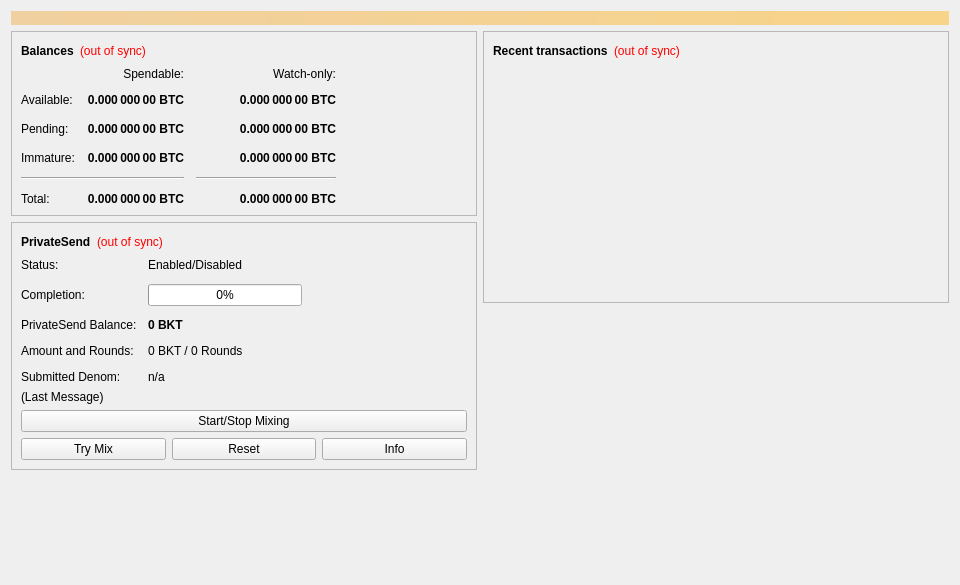
<?xml version="1.0" encoding="UTF-8"?>
<ui version="4.0">
 <class>OverviewPage</class>
 <widget class="QWidget" name="OverviewPage">
  <property name="geometry">
   <rect>
    <x>0</x>
    <y>0</y>
    <width>960</width>
    <height>585</height>
   </rect>
  </property>
  <property name="minimumSize">
   <size>
    <width>960</width>
    <height>0</height>
   </size>
  </property>
  <property name="windowTitle">
   <string>Form</string>
  </property>
  <layout class="QVBoxLayout" name="topLayout">
   <item>
    <widget class="QLabel" name="labelAlerts">
     <property name="visible">
      <bool>false</bool>
     </property>
     <property name="styleSheet">
      <string notr="true">QLabel { background-color: qlineargradient(x1: 0, y1: 0, x2: 1, y2: 0, stop:0 #F0D0A0, stop:1 #F8D488); color:#000000; }</string>
     </property>
     <property name="wordWrap">
      <bool>true</bool>
     </property>
     <property name="margin">
      <number>3</number>
     </property>
     <property name="textInteractionFlags">
      <set>Qt::TextSelectableByMouse</set>
     </property>
    </widget>
   </item>
   <item>
    <layout class="QHBoxLayout" name="horizontalLayout" stretch="1,1">
     <item>
      <layout class="QVBoxLayout" name="verticalLayout_2">
       <item>
        <widget class="QFrame" name="frame">
         <property name="frameShape">
          <enum>QFrame::StyledPanel</enum>
         </property>
         <property name="frameShadow">
          <enum>QFrame::Raised</enum>
         </property>
         <layout class="QVBoxLayout" name="verticalLayout_4">
          <item>
           <layout class="QHBoxLayout" name="horizontalLayout_4">
            <item>
             <widget class="QLabel" name="label_5">
              <property name="font">
               <font>
                <weight>75</weight>
                <bold>true</bold>
               </font>
              </property>
              <property name="text">
               <string>Balances</string>
              </property>
             </widget>
            </item>
            <item>
             <widget class="QLabel" name="labelWalletStatus">
              <property name="toolTip">
               <string>The displayed information may be out of date. Your wallet automatically synchronizes with the Bukake network after a connection is established, but this process has not completed yet.</string>
              </property>
              <property name="styleSheet">
               <string notr="true">QLabel { color: red; }</string>
              </property>
              <property name="text">
               <string notr="true">(out of sync)</string>
              </property>
              <property name="alignment">
               <set>Qt::AlignLeading|Qt::AlignLeft|Qt::AlignVCenter</set>
              </property>
             </widget>
            </item>
            <item>
             <spacer name="horizontalSpacer_3">
              <property name="orientation">
               <enum>Qt::Horizontal</enum>
              </property>
              <property name="sizeHint" stdset="0">
               <size>
                <width>40</width>
                <height>20</height>
               </size>
              </property>
             </spacer>
            </item>
           </layout>
          </item>
          <item>
           <layout class="QGridLayout" name="gridLayout">
            <property name="spacing">
             <number>12</number>
            </property>
            <item row="2" column="2">
             <widget class="QLabel" name="labelWatchPending">
              <property name="font">
               <font>
                <weight>75</weight>
                <bold>true</bold>
               </font>
              </property>
              <property name="cursor">
               <cursorShape>IBeamCursor</cursorShape>
              </property>
              <property name="toolTip">
               <string>Unconfirmed transactions to watch-only addresses</string>
              </property>
              <property name="text">
               <string notr="true">0.000 000 00 BTC</string>
              </property>
              <property name="alignment">
               <set>Qt::AlignRight|Qt::AlignTrailing|Qt::AlignVCenter</set>
              </property>
              <property name="textInteractionFlags">
               <set>Qt::LinksAccessibleByMouse|Qt::TextSelectableByKeyboard|Qt::TextSelectableByMouse</set>
              </property>
             </widget>
            </item>
            <item row="2" column="1">
             <widget class="QLabel" name="labelUnconfirmed">
              <property name="font">
               <font>
                <weight>75</weight>
                <bold>true</bold>
               </font>
              </property>
              <property name="cursor">
               <cursorShape>IBeamCursor</cursorShape>
              </property>
              <property name="toolTip">
               <string>Total of transactions that have yet to be confirmed, and do not yet count toward the spendable balance</string>
              </property>
              <property name="text">
               <string notr="true">0.000 000 00 BTC</string>
              </property>
              <property name="alignment">
               <set>Qt::AlignRight|Qt::AlignTrailing|Qt::AlignVCenter</set>
              </property>
              <property name="textInteractionFlags">
               <set>Qt::LinksAccessibleByMouse|Qt::TextSelectableByKeyboard|Qt::TextSelectableByMouse</set>
              </property>
             </widget>
            </item>
            <item row="3" column="2">
             <widget class="QLabel" name="labelWatchImmature">
              <property name="font">
               <font>
                <weight>75</weight>
                <bold>true</bold>
               </font>
              </property>
              <property name="cursor">
               <cursorShape>IBeamCursor</cursorShape>
              </property>
              <property name="toolTip">
               <string>Mined balance in watch-only addresses that has not yet matured</string>
              </property>
              <property name="text">
               <string notr="true">0.000 000 00 BTC</string>
              </property>
              <property name="alignment">
               <set>Qt::AlignRight|Qt::AlignTrailing|Qt::AlignVCenter</set>
              </property>
              <property name="textInteractionFlags">
               <set>Qt::LinksAccessibleByMouse|Qt::TextSelectableByKeyboard|Qt::TextSelectableByMouse</set>
              </property>
             </widget>
            </item>
            <item row="4" column="0" colspan="2">
             <widget class="Line" name="lineSpendableBalance">
              <property name="orientation">
               <enum>Qt::Horizontal</enum>
              </property>
             </widget>
            </item>
            <item row="4" column="2">
             <widget class="Line" name="lineWatchBalance">
              <property name="sizePolicy">
               <sizepolicy hsizetype="Preferred" vsizetype="Fixed">
                <horstretch>0</horstretch>
                <verstretch>0</verstretch>
               </sizepolicy>
              </property>
              <property name="minimumSize">
               <size>
                <width>140</width>
                <height>0</height>
               </size>
              </property>
              <property name="orientation">
               <enum>Qt::Horizontal</enum>
              </property>
             </widget>
            </item>
            <item row="5" column="0">
             <widget class="QLabel" name="labelTotalText">
              <property name="text">
               <string>Total:</string>
              </property>
             </widget>
            </item>
            <item row="3" column="1">
             <widget class="QLabel" name="labelImmature">
              <property name="font">
               <font>
                <weight>75</weight>
                <bold>true</bold>
               </font>
              </property>
              <property name="cursor">
               <cursorShape>IBeamCursor</cursorShape>
              </property>
              <property name="toolTip">
               <string>Mined balance that has not yet matured</string>
              </property>
              <property name="text">
               <string notr="true">0.000 000 00 BTC</string>
              </property>
              <property name="alignment">
               <set>Qt::AlignRight|Qt::AlignTrailing|Qt::AlignVCenter</set>
              </property>
              <property name="textInteractionFlags">
               <set>Qt::LinksAccessibleByMouse|Qt::TextSelectableByKeyboard|Qt::TextSelectableByMouse</set>
              </property>
             </widget>
            </item>
            <item row="2" column="3">
             <spacer name="horizontalSpacer_2">
              <property name="orientation">
               <enum>Qt::Horizontal</enum>
              </property>
              <property name="sizeHint" stdset="0">
               <size>
                <width>40</width>
                <height>20</height>
               </size>
              </property>
             </spacer>
            </item>
            <item row="3" column="0">
             <widget class="QLabel" name="labelImmatureText">
              <property name="text">
               <string>Immature:</string>
              </property>
             </widget>
            </item>
            <item row="5" column="1">
             <widget class="QLabel" name="labelTotal">
              <property name="font">
               <font>
                <weight>75</weight>
                <bold>true</bold>
               </font>
              </property>
              <property name="cursor">
               <cursorShape>IBeamCursor</cursorShape>
              </property>
              <property name="toolTip">
               <string>Your current total balance</string>
              </property>
              <property name="text">
               <string notr="true">0.000 000 00 BTC</string>
              </property>
              <property name="alignment">
               <set>Qt::AlignRight|Qt::AlignTrailing|Qt::AlignVCenter</set>
              </property>
              <property name="textInteractionFlags">
               <set>Qt::LinksAccessibleByMouse|Qt::TextSelectableByKeyboard|Qt::TextSelectableByMouse</set>
              </property>
             </widget>
            </item>
            <item row="5" column="2">
             <widget class="QLabel" name="labelWatchTotal">
              <property name="font">
               <font>
                <weight>75</weight>
                <bold>true</bold>
               </font>
              </property>
              <property name="cursor">
               <cursorShape>IBeamCursor</cursorShape>
              </property>
              <property name="toolTip">
               <string>Current total balance in watch-only addresses</string>
              </property>
              <property name="text">
               <string notr="true">0.000 000 00 BTC</string>
              </property>
              <property name="alignment">
               <set>Qt::AlignRight|Qt::AlignTrailing|Qt::AlignVCenter</set>
              </property>
              <property name="textInteractionFlags">
               <set>Qt::LinksAccessibleByMouse|Qt::TextSelectableByKeyboard|Qt::TextSelectableByMouse</set>
              </property>
             </widget>
            </item>
            <item row="0" column="2">
             <widget class="QLabel" name="labelWatchonly">
              <property name="text">
               <string>Watch-only:</string>
              </property>
              <property name="alignment">
               <set>Qt::AlignRight|Qt::AlignTrailing|Qt::AlignVCenter</set>
              </property>
             </widget>
            </item>
            <item row="1" column="0">
             <widget class="QLabel" name="labelBalanceText">
              <property name="text">
               <string>Available:</string>
              </property>
             </widget>
            </item>
            <item row="1" column="1">
             <widget class="QLabel" name="labelBalance">
              <property name="font">
               <font>
                <weight>75</weight>
                <bold>true</bold>
               </font>
              </property>
              <property name="cursor">
               <cursorShape>IBeamCursor</cursorShape>
              </property>
              <property name="toolTip">
               <string>Your current spendable balance</string>
              </property>
              <property name="text">
               <string notr="true">0.000 000 00 BTC</string>
              </property>
              <property name="alignment">
               <set>Qt::AlignRight|Qt::AlignTrailing|Qt::AlignVCenter</set>
              </property>
              <property name="textInteractionFlags">
               <set>Qt::LinksAccessibleByMouse|Qt::TextSelectableByKeyboard|Qt::TextSelectableByMouse</set>
              </property>
             </widget>
            </item>
            <item row="1" column="2">
             <widget class="QLabel" name="labelWatchAvailable">
              <property name="font">
               <font>
                <weight>75</weight>
                <bold>true</bold>
               </font>
              </property>
              <property name="cursor">
               <cursorShape>IBeamCursor</cursorShape>
              </property>
              <property name="toolTip">
               <string>Your current balance in watch-only addresses</string>
              </property>
              <property name="text">
               <string notr="true">0.000 000 00 BTC</string>
              </property>
              <property name="alignment">
               <set>Qt::AlignRight|Qt::AlignTrailing|Qt::AlignVCenter</set>
              </property>
              <property name="textInteractionFlags">
               <set>Qt::LinksAccessibleByMouse|Qt::TextSelectableByKeyboard|Qt::TextSelectableByMouse</set>
              </property>
             </widget>
            </item>
            <item row="2" column="0">
             <widget class="QLabel" name="labelPendingText">
              <property name="text">
               <string>Pending:</string>
              </property>
             </widget>
            </item>
            <item row="0" column="1">
             <widget class="QLabel" name="labelSpendable">
              <property name="text">
               <string>Spendable:</string>
              </property>
              <property name="alignment">
               <set>Qt::AlignRight|Qt::AlignTrailing|Qt::AlignVCenter</set>
              </property>
             </widget>
            </item>
           </layout>
          </item>
         </layout>
        </widget>
       </item>
       <item>
        <widget class="QFrame" name="framePrivateSend">
         <property name="layoutDirection">
          <enum>Qt::LeftToRight</enum>
         </property>
         <property name="frameShape">
          <enum>QFrame::StyledPanel</enum>
         </property>
         <property name="frameShadow">
          <enum>QFrame::Raised</enum>
         </property>
         <layout class="QVBoxLayout" name="VerticalLayout_PS1">
          <item>
           <layout class="QHBoxLayout" name="horizontalLayout_5">
            <item>
             <widget class="QLabel" name="labelPrivateSendHeader">
              <property name="font">
               <font>
                <weight>75</weight>
                <bold>true</bold>
               </font>
              </property>
              <property name="text">
               <string>PrivateSend</string>
              </property>
             </widget>
            </item>
            <item>
             <widget class="QLabel" name="labelPrivateSendSyncStatus">
              <property name="toolTip">
               <string>The displayed information may be out of date. Your wallet automatically synchronizes with the Bukake network after a connection is established, but this process has not completed yet.</string>
              </property>
              <property name="styleSheet">
               <string notr="true">QLabel { color: red; }</string>
              </property>
              <property name="text">
               <string notr="true">(out of sync)</string>
              </property>
              <property name="alignment">
               <set>Qt::AlignLeading|Qt::AlignLeft|Qt::AlignVCenter</set>
              </property>
             </widget>
            </item>
            <item>
             <spacer name="horizontalSpacer_4">
              <property name="orientation">
               <enum>Qt::Horizontal</enum>
              </property>
              <property name="sizeHint" stdset="0">
               <size>
                <width>40</width>
                <height>20</height>
               </size>
              </property>
             </spacer>
            </item>
           </layout>
          </item>
          <item>
           <layout class="QFormLayout" name="privateSendFormLayout">
            <property name="fieldGrowthPolicy">
             <enum>QFormLayout::AllNonFixedFieldsGrow</enum>
            </property>
            <property name="horizontalSpacing">
             <number>11</number>
            </property>
            <property name="verticalSpacing">
             <number>12</number>
            </property>
            <item row="0" column="0">
             <widget class="QLabel" name="labelPrivateSendEnabledText">
              <property name="text">
               <string>Status:</string>
              </property>
             </widget>
            </item>
            <item row="0" column="1">
             <widget class="QLabel" name="labelPrivateSendEnabled">
              <property name="text">
               <string>Enabled/Disabled</string>
              </property>
             </widget>
            </item>
            <item row="1" column="0">
             <widget class="QLabel" name="labelCompletitionText">
              <property name="text">
               <string>Completion:</string>
              </property>
             </widget>
            </item>
            <item row="1" column="1">
             <widget class="QProgressBar" name="privateSendProgress">
              <property name="maximumSize">
               <size>
                <width>154</width>
                <height>16777215</height>
               </size>
              </property>
              <property name="value">
               <number>0</number>
              </property>
             </widget>
            </item>
            <item row="2" column="0">
             <widget class="QLabel" name="labelAnonymizedText">
              <property name="text">
               <string>PrivateSend Balance:</string>
              </property>
             </widget>
            </item>
            <item row="2" column="1">
             <widget class="QLabel" name="labelAnonymized">
              <property name="font">
               <font>
                <weight>75</weight>
                <bold>true</bold>
               </font>
              </property>
              <property name="text">
               <string notr="true">0 BKT</string>
              </property>
             </widget>
            </item>
            <item row="3" column="0">
             <widget class="QLabel" name="labelAmountAndRoundsText">
              <property name="text">
               <string>Amount and Rounds:</string>
              </property>
             </widget>
            </item>
            <item row="3" column="1">
             <widget class="QLabel" name="labelAmountRounds">
              <property name="text">
               <string>0 BKT / 0 Rounds</string>
              </property>
             </widget>
            </item>
            <item row="4" column="0">
             <widget class="QLabel" name="labelSubmittedDenomText">
              <property name="text">
               <string>Submitted Denom:</string>
              </property>
             </widget>
            </item>
            <item row="4" column="1">
             <widget class="QLabel" name="labelSubmittedDenom">
              <property name="toolTip">
               <string>The denominations you submitted to the Masternode.&lt;br&gt;To mix, other users must submit the exact same denominations.</string>
              </property>
              <property name="text">
               <string>n/a</string>
              </property>
             </widget>
            </item>
           </layout>
          </item>
          <item>
           <layout class="QVBoxLayout" name="VerticalLayout_PS">
            <item>
             <widget class="QLabel" name="labelPrivateSendLastMessage">
              <property name="text">
               <string>(Last Message)</string>
              </property>
              <property name="alignment">
               <set>Qt::AlignLeading|Qt::AlignLeft|Qt::AlignTop</set>
              </property>
              <property name="wordWrap">
               <bool>true</bool>
              </property>
             </widget>
            </item>
            <item>
             <widget class="QPushButton" name="togglePrivateSend">
              <property name="sizePolicy">
               <sizepolicy hsizetype="MinimumExpanding" vsizetype="Fixed">
                <horstretch>0</horstretch>
                <verstretch>0</verstretch>
               </sizepolicy>
              </property>
              <property name="text">
               <string>Start/Stop Mixing</string>
              </property>
             </widget>
            </item>
            <item>
             <layout class="QHBoxLayout" name="horizontalLayout_debugbuttons">
              <item>
               <widget class="QPushButton" name="privateSendAuto">
                <property name="sizePolicy">
                 <sizepolicy hsizetype="MinimumExpanding" vsizetype="Fixed">
                  <horstretch>0</horstretch>
                  <verstretch>0</verstretch>
                 </sizepolicy>
                </property>
                <property name="toolTip">
                 <string>Try to manually submit a PrivateSend request.</string>
                </property>
                <property name="text">
                 <string>Try Mix</string>
                </property>
               </widget>
              </item>
              <item>
               <widget class="QPushButton" name="privateSendReset">
                <property name="sizePolicy">
                 <sizepolicy hsizetype="MinimumExpanding" vsizetype="Fixed">
                  <horstretch>0</horstretch>
                  <verstretch>0</verstretch>
                 </sizepolicy>
                </property>
                <property name="toolTip">
                 <string>Reset the current status of PrivateSend (can interrupt PrivateSend if it's in the process of Mixing, which can cost you money!)</string>
                </property>
                <property name="autoFillBackground">
                 <bool>false</bool>
                </property>
                <property name="text">
                 <string>Reset</string>
                </property>
               </widget>
              </item>
              <item>
               <widget class="QPushButton" name="privateSendInfo">
                <property name="sizePolicy">
                 <sizepolicy hsizetype="MinimumExpanding" vsizetype="Fixed">
                  <horstretch>0</horstretch>
                  <verstretch>0</verstretch>
                 </sizepolicy>
                </property>
                <property name="toolTip">
                 <string>Information about PrivateSend and Mixing</string>
                </property>
                <property name="text">
                 <string>Info</string>
                </property>
               </widget>
              </item>
             </layout>
            </item>
           </layout>
          </item>
         </layout>
        </widget>
       </item>
       <item>
        <spacer name="verticalSpacer">
         <property name="orientation">
          <enum>Qt::Vertical</enum>
         </property>
         <property name="sizeHint" stdset="0">
          <size>
           <width>20</width>
           <height>40</height>
          </size>
         </property>
        </spacer>
       </item>
      </layout>
     </item>
     <item>
      <layout class="QVBoxLayout" name="verticalLayout_3">
       <item>
        <widget class="QFrame" name="frame_2">
         <property name="frameShape">
          <enum>QFrame::StyledPanel</enum>
         </property>
         <property name="frameShadow">
          <enum>QFrame::Raised</enum>
         </property>
         <layout class="QVBoxLayout" name="verticalLayout">
          <item>
           <layout class="QHBoxLayout" name="horizontalLayout_2">
            <item>
             <widget class="QLabel" name="label_4">
              <property name="font">
               <font>
                <weight>75</weight>
                <bold>true</bold>
               </font>
              </property>
              <property name="text">
               <string>Recent transactions</string>
              </property>
             </widget>
            </item>
            <item>
             <widget class="QLabel" name="labelTransactionsStatus">
              <property name="toolTip">
               <string>The displayed information may be out of date. Your wallet automatically synchronizes with the Bukake network after a connection is established, but this process has not completed yet.</string>
              </property>
              <property name="styleSheet">
               <string notr="true">QLabel { color: red; }</string>
              </property>
              <property name="text">
               <string notr="true">(out of sync)</string>
              </property>
              <property name="alignment">
               <set>Qt::AlignLeading|Qt::AlignLeft|Qt::AlignVCenter</set>
              </property>
             </widget>
            </item>
            <item>
             <spacer name="horizontalSpacer">
              <property name="orientation">
               <enum>Qt::Horizontal</enum>
              </property>
              <property name="sizeHint" stdset="0">
               <size>
                <width>40</width>
                <height>20</height>
               </size>
              </property>
             </spacer>
            </item>
           </layout>
          </item>
          <item>
           <widget class="QListView" name="listTransactions">
            <property name="styleSheet">
             <string notr="true">QListView { background: transparent; }</string>
            </property>
            <property name="frameShape">
             <enum>QFrame::NoFrame</enum>
            </property>
            <property name="verticalScrollBarPolicy">
             <enum>Qt::ScrollBarAlwaysOff</enum>
            </property>
            <property name="horizontalScrollBarPolicy">
             <enum>Qt::ScrollBarAlwaysOff</enum>
            </property>
            <property name="selectionMode">
             <enum>QAbstractItemView::NoSelection</enum>
            </property>
           </widget>
          </item>
         </layout>
        </widget>
       </item>
       <item>
        <spacer name="verticalSpacer_2">
         <property name="orientation">
          <enum>Qt::Vertical</enum>
         </property>
         <property name="sizeHint" stdset="0">
          <size>
           <width>20</width>
           <height>40</height>
          </size>
         </property>
        </spacer>
       </item>
      </layout>
     </item>
    </layout>
   </item>
  </layout>
 </widget>
 <resources/>
 <connections/>
</ui>
